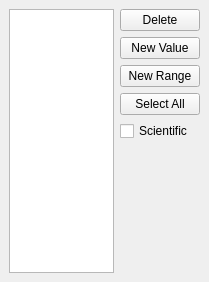
<ui version="4.0" >
 <author></author>
 <comment></comment>
 <exportmacro></exportmacro>
 <class>pqSampleScalarWidget</class>
 <widget class="QWidget" name="pqSampleScalarWidget" >
  <property name="geometry" >
   <rect>
    <x>0</x>
    <y>0</y>
    <width>209</width>
    <height>282</height>
   </rect>
  </property>
  <property name="windowTitle" >
   <string>Form</string>
  </property>
  <layout class="QVBoxLayout" >
   <property name="margin" >
    <number>9</number>
   </property>
   <property name="spacing" >
    <number>6</number>
   </property>
   <item>
    <layout class="QHBoxLayout" >
     <property name="margin" >
      <number>0</number>
     </property>
     <property name="spacing" >
      <number>6</number>
     </property>
     <item>
      <widget class="QListView" name="Values" />
     </item>
     <item>
      <layout class="QVBoxLayout" >
       <property name="margin" >
        <number>0</number>
       </property>
       <property name="spacing" >
        <number>6</number>
       </property>
       <item>
        <widget class="QPushButton" name="Delete" >
         <property name="enabled" >
          <bool>true</bool>
         </property>
         <property name="toolTip" >
          <string>Delete selected values from the current set</string>
         </property>
         <property name="text" >
          <string>Delete</string>
         </property>
        </widget>
       </item>
       <item>
        <widget class="QPushButton" name="NewValue" >
         <property name="toolTip" >
          <string>Add a single value to the current set</string>
         </property>
         <property name="statusTip" >
          <string>Add a single value to the current set.</string>
         </property>
         <property name="text" >
          <string>New Value</string>
         </property>
        </widget>
       </item>
       <item>
        <widget class="QPushButton" name="NewRange" >
         <property name="toolTip" >
          <string>Add a single value to the current set</string>
         </property>
         <property name="statusTip" >
          <string>Add a single value to the current set.</string>
         </property>
         <property name="text" >
          <string>New Range</string>
         </property>
        </widget>
       </item>
       <item>
        <widget class="QPushButton" name="SelectAll" >
         <property name="toolTip" >
          <string>Add a single value to the current set</string>
         </property>
         <property name="statusTip" >
          <string>Add a single value to the current set.</string>
         </property>
         <property name="text" >
          <string>Select All</string>
         </property>
        </widget>
       </item>
       <item>
        <widget class="QCheckBox" name="ScientificNotation" >
         <property name="text" >
          <string>Scientific</string>
         </property>
        </widget>
       </item>
       <item>
        <spacer>
         <property name="orientation" >
          <enum>Qt::Vertical</enum>
         </property>
         <property name="sizeHint" >
          <size>
           <width>20</width>
           <height>40</height>
          </size>
         </property>
        </spacer>
       </item>
      </layout>
     </item>
    </layout>
   </item>
  </layout>
 </widget>
 <pixmapfunction></pixmapfunction>
 <resources/>
 <connections/>
</ui>
